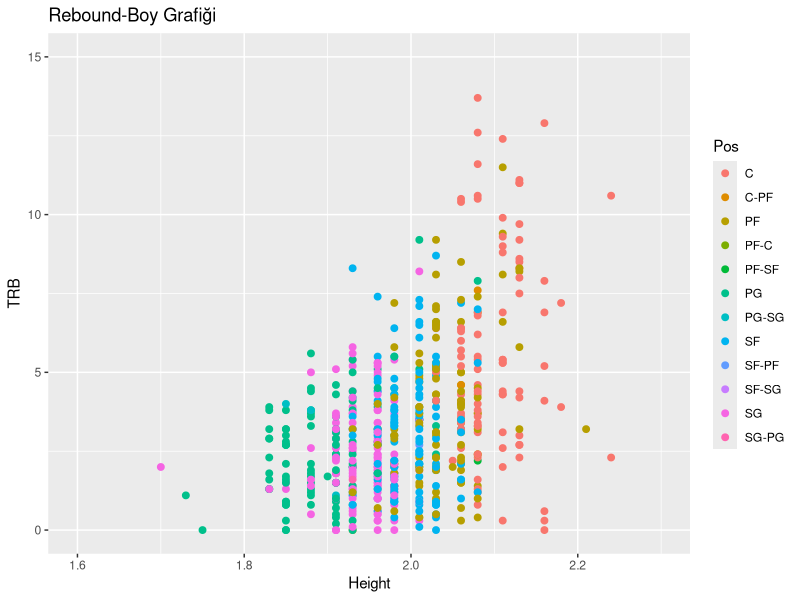
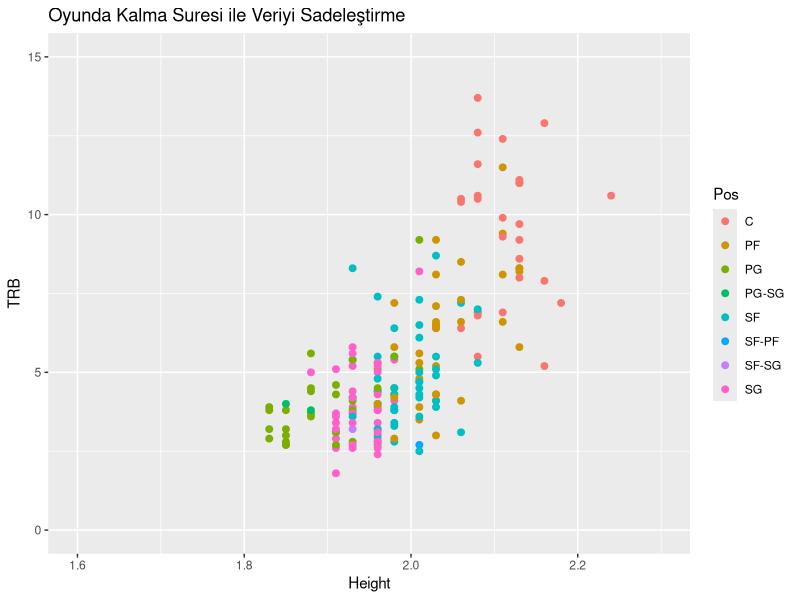
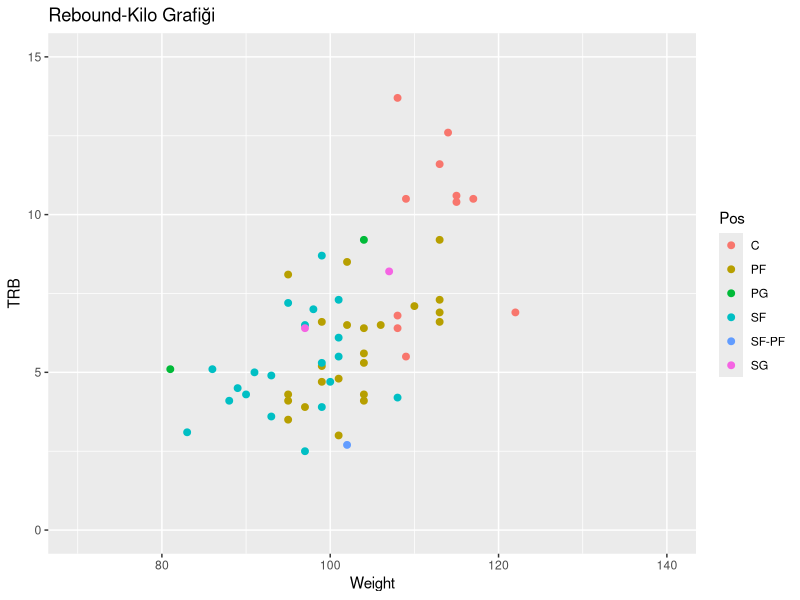
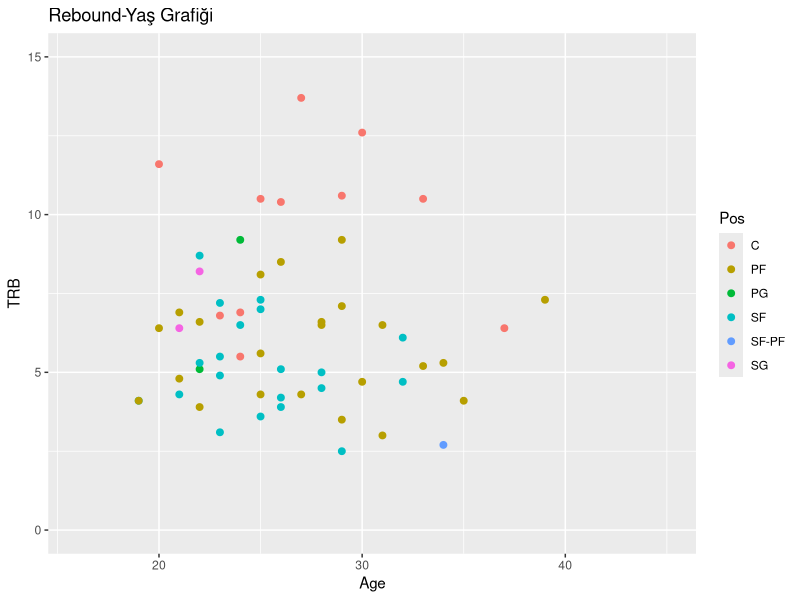
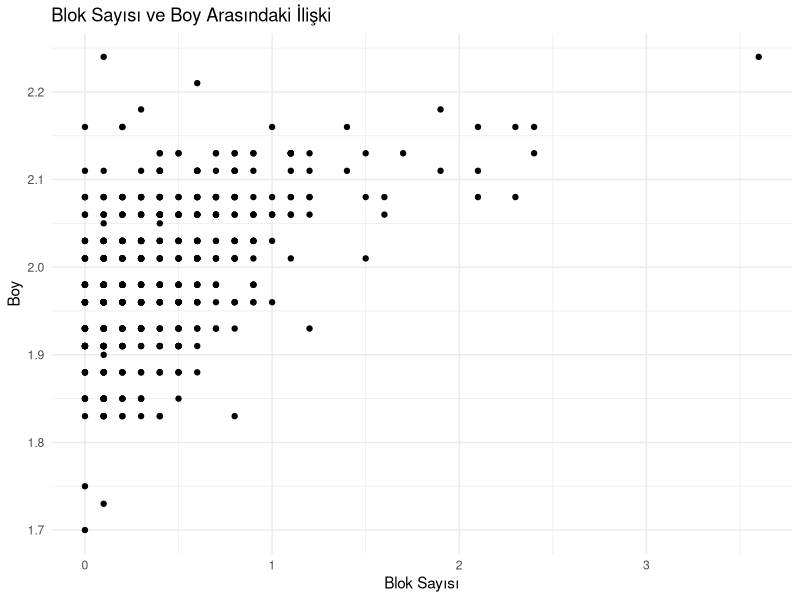
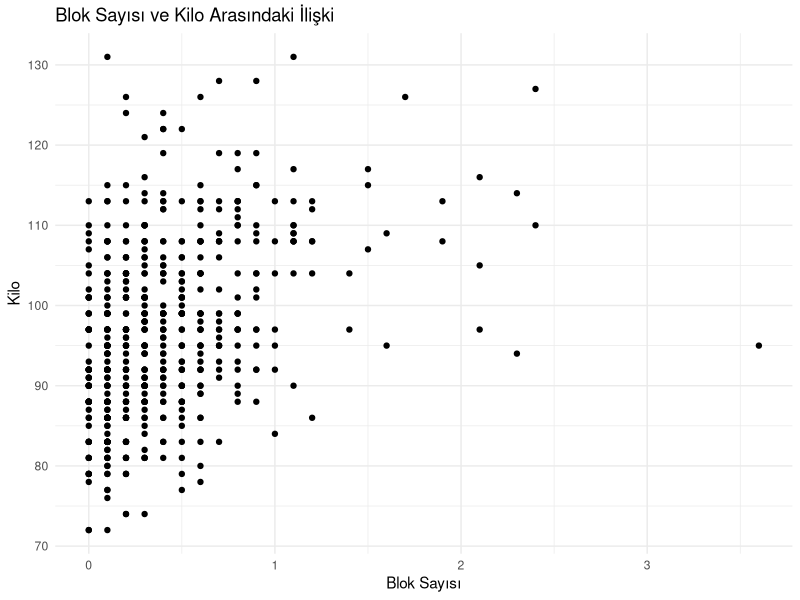

Generate these figures, in order, with R:
## ---- chunk 1

# Veri setini yükleme
veri <- read.csv(file = "NBA_Dataset_yeni.csv", head = TRUE, sep=",")

#veriyi TRB sütununa göre sıralama
rebounds_data <- veri[order(veri$TRB, decreasing = TRUE),]

#Player-TRB list
TRB <- rebounds_data[,c("Player", "TRB")]

#Player-Height list
Height <- rebounds_data[,c("Player", "Height")]

#Gerekli kütüphaneleri yükleme
library(ggplot2)
library(tidyverse)
library(dslabs)
library(conflicted)
library(dplyr)

#Veri görselleştirme
veri %>% dplyr::filter(MP >0) %>% ggplot() + geom_point(aes(x = Height, y = TRB, color= Pos), size = 2)+ scale_x_continuous(limits = c(1.6, 2.3)) +scale_y_continuous(limits = c(0, 15)) + ggtitle("Rebound-Boy Grafiği")

#veriyi sadeleştirme
veri %>% dplyr::filter(MP >25) %>% ggplot() + geom_point(aes(x = Height, y = TRB, color =
Pos), size = 2 )+ scale_x_continuous(limits = c(1.6, 2.3)) +scale_y_continuous(limits = c(0, 15)) + ggtitle("Oyunda Kalma Suresi ile Veriyi Sadeleştirme")

#outliers grupları filtreleme
veri %>% dplyr::filter(MP >25  & Height>2.0 & Height< 2.1) %>% ggplot() + geom_point(aes(x = Weight, y = TRB , color =Pos ), size = 2) + scale_x_continuous(limits = c(70, 140)) +scale_y_continuous(limits = c(0, 15)) + ggtitle("Rebound-Kilo Grafiği")

veri %>% dplyr::filter(MP >25  & Height>2.0 & Height< 2.1) %>% ggplot() + geom_point(aes(x = Age, y = TRB , color =Pos), size = 2)+ scale_x_continuous(limits = c(16, 45)) +scale_y_continuous(limits = c(0, 15))+ ggtitle("Rebound-Yaş Grafiği")


## ---- chunk 2
# Veri setini yükleme
veri <- read.csv(file = "NBA_Dataset_yeni.csv", header = TRUE, sep = ",")

# veriyi BLK sütununa göre sıralama
blok_data <- veri[order(veri$BLK, decreasing = TRUE),]

# BLK sütununa göre sıralanan veriyi alma
BlokAnaliz <- subset(blok_data, select = c("Player", "BLK", "Height"))
colnames(BlokAnaliz) <- c("oyuncu", "blok", "boy")

# boy sütununu düzgün formata çevirme
BlokAnaliz$boy <- as.numeric(gsub(",", ".", BlokAnaliz$boy))

# ggplot2 kütüphanesini yükleme
library(ggplot2)

# Scatterplot çizimi
ggplot(BlokAnaliz, aes(x = blok, y = boy)) +
  geom_point() +
  labs(title = "Blok Sayısı ve Boy Arasındaki İlişki",
       x = "Blok Sayısı",
       y = "Boy") +
  theme_minimal()

## ---- chunk 3

# Veri setini yükleme
veri <- read.csv(file = "NBA_Dataset_yeni.csv", header = TRUE, sep = ",")

# veriyi BLK sütununa göre sıralama
blok_data <- veri[order(veri$BLK, decreasing = TRUE),]

# BLK sütununa göre sıralanan veriyi alma
BlokAnaliz <- subset(blok_data, select = c("Player", "BLK", "Weight"))
colnames(BlokAnaliz) <- c("oyuncu", "blok", "kilo")

# boy sütununu düzgün formata çevirme
BlokAnaliz$kilo <- as.numeric(gsub(",", ".", BlokAnaliz$kilo))

# ggplot2 kütüphanesini yükleme
library(ggplot2)

# Scatterplot çizimi
ggplot(BlokAnaliz, aes(x = blok, y = kilo)) +
  geom_point() +
  labs(title = "Blok Sayısı ve Kilo Arasındaki İlişki",
       x = "Blok Sayısı",
       y = "Kilo") +
  theme_minimal()
